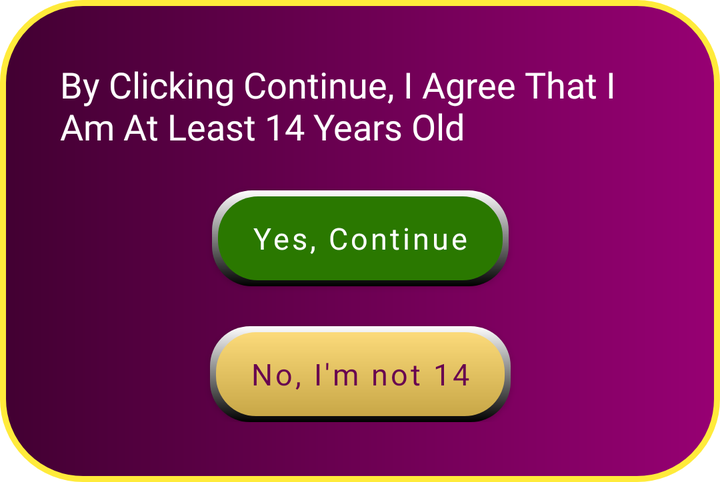
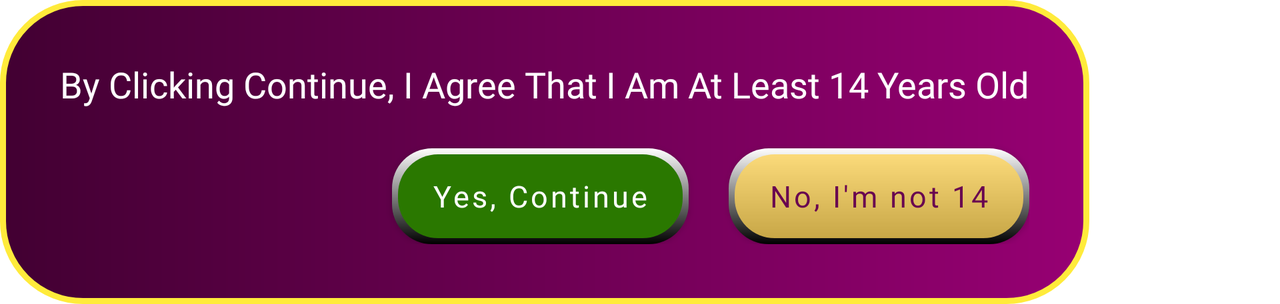

The same Android screen from two of the app's own layout files: first res/layout/ as a phone draws it, then the repository's variant for another configuration, drawn on a device whose configuration selects that folder. Both files follow.
<!-- AndroidManifest.xml: application theme Theme.InstaSleb -->
<!-- res/layout/custom_big_dialog.xml -->
<?xml version="1.0" encoding="utf-8"?>
<androidx.constraintlayout.widget.ConstraintLayout xmlns:android="http://schemas.android.com/apk/res/android"
    android:layout_width="wrap_content"
    android:layout_height="wrap_content"
    xmlns:app="http://schemas.android.com/apk/res-auto"
    android:background="@drawable/custom_background"
    android:padding="@dimen/big_dialog_box_padding">

    <TextView
        android:layout_width="match_parent"
        android:id="@+id/txt_description"
        android:layout_height="wrap_content"
        android:textSize="@dimen/big_dialog_txt_size"
        android:text="@string/big_dialog_description"
        android:textColor="@color/white"
        android:fontFamily="@font/merienda_medium"
        app:layout_constraintTop_toTopOf="parent"
        app:layout_constraintStart_toStartOf="parent"
        app:layout_constraintEnd_toEndOf="parent"
        />

    <Button
        android:id="@+id/yes_btn"
        android:layout_width="wrap_content"
        android:layout_height="wrap_content"
        android:text="@string/yes_continue"
        android:textAllCaps="false"
        android:paddingHorizontal="@dimen/btn_padding_hori"
        android:textColor="@color/white"
        android:textSize="@dimen/btn_txt_size"
        app:backgroundTint="#009F7E7E"
        app:backgroundTintMode="src_over"
        android:fontFamily="@font/merienda_black"
        android:elevation="@dimen/btn_elevation"
        android:foreground="?attr/selectableItemBackgroundBorderless"
        android:background="@drawable/yes_btn_background"
        app:layout_constraintTop_toBottomOf="@+id/txt_description"
        app:layout_constraintStart_toStartOf="parent"
        app:layout_constraintEnd_toEndOf="parent"
        android:layout_marginTop="@dimen/btn_margin_top"
        />
    <com.google.android.material.button.MaterialButton
        android:id="@+id/no_btn"
        android:layout_width="wrap_content"
        android:layout_height="wrap_content"
        android:text="@string/no_i_m_not_14"
        android:fontFamily="@font/merienda_black"
        android:textAllCaps="false"
        android:elevation="@dimen/btn_elevation"
        android:textSize="@dimen/btn_txt_size"
        android:textColor="@color/colorPrimary"
        app:backgroundTint="#009F7E7E"
        android:foreground="?attr/selectableItemBackgroundBorderless"
        app:backgroundTintMode="src_over"
        android:background="@drawable/no_btn_background"
        app:layout_constraintTop_toBottomOf="@+id/yes_btn"
        app:layout_constraintStart_toStartOf="parent"
        app:layout_constraintEnd_toEndOf="parent"
        android:paddingHorizontal="@dimen/btn_padding_hori"
        android:layout_marginTop="@dimen/btn_margin_top"
        />



</androidx.constraintlayout.widget.ConstraintLayout>
<!-- resources referenced by this layout -->
<resources>
  <color name="colorPrimary">#680350</color>
  <color name="white">#FFFFFFFF</color>
  <dimen name="big_dialog_box_padding">30dp</dimen>
  <dimen name="big_dialog_txt_size">18dp</dimen>
  <dimen name="btn_elevation">20dp</dimen>
  <dimen name="btn_margin_top">20dp</dimen>
  <dimen name="btn_padding_hori">20dp</dimen>
  <dimen name="btn_txt_size">15dp</dimen>
  <!-- drawable custom_background (drawable) -->
  <?xml version="1.0" encoding="utf-8"?>
  <shape xmlns:android="http://schemas.android.com/apk/res/android" >
  <corners android:radius="40dp"/>
  
      <stroke android:color="#FFEB3B"  android:width="3dp"/>
      <gradient android:angle="0" android:startColor="#420032" android:endColor="#970073"/>
  
  </shape>
  <!-- drawable no_btn_background (drawable) -->
  <?xml version="1.0" encoding="utf-8"?>
  <layer-list xmlns:android="http://schemas.android.com/apk/res/android">
      <item>
          <shape android:shape="rectangle">
  <corners android:radius="20dp"/>
              <gradient
                  android:startColor="@color/white"
                  android:endColor="@color/black"
                  android:angle="-90"/>
          </shape>
      </item>
      <item android:top="3dp" android:bottom="3dp" android:left="3dp" android:right="3dp">
          <shape android:shape="rectangle">
              <solid android:color="#C4FFD558" />
              <corners android:radius="20dp"/>
  
          </shape>
      </item>
  </layer-list>
  <!-- drawable yes_btn_background (drawable) -->
  <?xml version="1.0" encoding="utf-8"?>
  <layer-list xmlns:android="http://schemas.android.com/apk/res/android">
      <item>
          <shape android:shape="rectangle">
              <corners android:radius="20dp"/>
              <gradient
                  android:startColor="@color/white"
                  android:endColor="@color/black"
                  android:angle="-90" />
          </shape>
      </item>
      <item android:top="3dp" android:left="3dp" android:bottom="3dp" android:right="3dp">
          <shape android:shape="rectangle">
              <solid android:color="#2A7800" />
              <corners android:radius="20dp"/>
          </shape>
      </item>
  
  
  </layer-list>
  <string name="big_dialog_description">By Clicking Continue, I Agree That I Am At Least 14 Years Old</string>
  <string name="no_i_m_not_14">No, I\'m not 14</string>
  <string name="yes_continue">Yes, Continue</string>
  <style name="Theme.InstaSleb" parent="Base.Theme.InstaSleb" />
  <color name="black">#FF000000</color>
  <style name="Base.Theme.InstaSleb" parent="Theme.MaterialComponents.Light.NoActionBar">
          
          <item name="colorPrimary">@color/colorPrimary</item>
          <item name="colorPrimaryVariant">@color/colorPrimary</item>
         // <item name="colorOnPrimary">@color/white</item>
          
          <item name="colorSecondary">@color/colorPrimary</item>
          <item name="colorSecondaryVariant">@color/colorPrimaryVariant</item>
          <item name="colorOnSecondary">@color/black</item>
          
          <item name="android:statusBarColor">?attr/colorPrimaryVariant</item>
  
      </style>
  <color name="colorPrimaryVariant">@color/colorPrimary</color>
</resources>
<!-- res/layout-land/custom_big_dialog.xml (the repository's variant of the layout above) -->
<!-- drawn on the phone turned sideways -->
<?xml version="1.0" encoding="utf-8"?>
<androidx.constraintlayout.widget.ConstraintLayout xmlns:android="http://schemas.android.com/apk/res/android"
    android:layout_width="wrap_content"
    android:layout_height="wrap_content"
    xmlns:app="http://schemas.android.com/apk/res-auto"
    android:background="@drawable/custom_background"
    android:padding="@dimen/big_dialog_box_padding">

    <TextView
        android:layout_width="match_parent"
        android:id="@+id/txt_description"
        android:layout_height="wrap_content"
        android:textSize="@dimen/big_dialog_txt_size"
        android:text="By Clicking Continue, I Agree That I Am At Least 14 Years Old"
        android:textColor="@color/white"
        android:fontFamily="@font/merienda_medium"
        app:layout_constraintTop_toTopOf="parent"
        app:layout_constraintStart_toStartOf="parent"
        app:layout_constraintEnd_toEndOf="parent"
        />

    <com.google.android.material.button.MaterialButton
        android:id="@+id/yes_btn"
        android:layout_width="wrap_content"
        android:layout_height="wrap_content"
        android:layout_margin="@dimen/btn_margin"
        android:layout_marginTop="@dimen/btn_margin_top"
        android:background="@drawable/yes_btn_background"
        android:elevation="@dimen/btn_elevation"
        android:fontFamily="@font/merienda_black"
        android:foreground="?attr/selectableItemBackgroundBorderless"
        android:paddingHorizontal="@dimen/btn_padding_hori"
        android:text="@string/yes_continue"
        android:textAllCaps="false"
        android:textColor="@color/white"
        android:textSize="@dimen/btn_txt_size"
        app:backgroundTint="#009F7E7E"
        app:backgroundTintMode="src_over"
        app:layout_constraintEnd_toStartOf="@+id/no_btn"
        app:layout_constraintTop_toBottomOf="@+id/txt_description" />

    <com.google.android.material.button.MaterialButton
        android:id="@+id/no_btn"
        android:layout_width="wrap_content"
        android:layout_height="wrap_content"
        android:background="@drawable/no_btn_background"
        android:elevation="@dimen/btn_elevation"
        android:textSize="@dimen/btn_txt_size"
        android:fontFamily="@font/merienda_black"
        android:foreground="?attr/selectableItemBackgroundBorderless"
        android:paddingHorizontal="@dimen/btn_padding_hori"
        android:layout_marginTop="@dimen/btn_margin_top"
        android:text="@string/no_i_m_not_14"
        android:textAllCaps="false"
        android:textColor="@color/colorPrimary"
        app:backgroundTint="#009F7E7E"
        app:backgroundTintMode="src_over"
        app:layout_constraintEnd_toEndOf="parent"
        app:layout_constraintTop_toBottomOf="@+id/txt_description" />



</androidx.constraintlayout.widget.ConstraintLayout>
<!-- resources referenced by the variant -->
<!-- as the phone turned sideways resolves them -->
<resources>
  <color name="colorPrimary">#680350</color>
  <color name="white">#FFFFFFFF</color>
  <!-- from res/values-land/ -->
  <dimen name="big_dialog_box_padding">30dp</dimen>
  <!-- from res/values-land/ -->
  <dimen name="big_dialog_txt_size">18dp</dimen>
  <!-- from res/values-land/ -->
  <dimen name="btn_elevation">20dp</dimen>
  <!-- from res/values-land/ -->
  <dimen name="btn_margin">20dp</dimen>
  <!-- from res/values-land/ -->
  <dimen name="btn_margin_top">20dp</dimen>
  <!-- from res/values-land/ -->
  <dimen name="btn_padding_hori">20dp</dimen>
  <!-- from res/values-land/ -->
  <dimen name="btn_txt_size">15dp</dimen>
  <!-- drawable custom_background (drawable) -->
  <?xml version="1.0" encoding="utf-8"?>
  <shape xmlns:android="http://schemas.android.com/apk/res/android" >
  <corners android:radius="40dp"/>
  
      <stroke android:color="#FFEB3B"  android:width="3dp"/>
      <gradient android:angle="0" android:startColor="#420032" android:endColor="#970073"/>
  
  </shape>
  <!-- drawable no_btn_background (drawable) -->
  <?xml version="1.0" encoding="utf-8"?>
  <layer-list xmlns:android="http://schemas.android.com/apk/res/android">
      <item>
          <shape android:shape="rectangle">
  <corners android:radius="20dp"/>
              <gradient
                  android:startColor="@color/white"
                  android:endColor="@color/black"
                  android:angle="-90"/>
          </shape>
      </item>
      <item android:top="3dp" android:bottom="3dp" android:left="3dp" android:right="3dp">
          <shape android:shape="rectangle">
              <solid android:color="#C4FFD558" />
              <corners android:radius="20dp"/>
  
          </shape>
      </item>
  </layer-list>
  <!-- drawable yes_btn_background (drawable) -->
  <?xml version="1.0" encoding="utf-8"?>
  <layer-list xmlns:android="http://schemas.android.com/apk/res/android">
      <item>
          <shape android:shape="rectangle">
              <corners android:radius="20dp"/>
              <gradient
                  android:startColor="@color/white"
                  android:endColor="@color/black"
                  android:angle="-90" />
          </shape>
      </item>
      <item android:top="3dp" android:left="3dp" android:bottom="3dp" android:right="3dp">
          <shape android:shape="rectangle">
              <solid android:color="#2A7800" />
              <corners android:radius="20dp"/>
          </shape>
      </item>
  
  
  </layer-list>
  <string name="no_i_m_not_14">No, I\'m not 14</string>
  <string name="yes_continue">Yes, Continue</string>
  <style name="Theme.InstaSleb" parent="Base.Theme.InstaSleb" />
  <color name="black">#FF000000</color>
  <style name="Base.Theme.InstaSleb" parent="Theme.MaterialComponents.Light.NoActionBar">
          
          <item name="colorPrimary">@color/colorPrimary</item>
          <item name="colorPrimaryVariant">@color/colorPrimary</item>
         // <item name="colorOnPrimary">@color/white</item>
          
          <item name="colorSecondary">@color/colorPrimary</item>
          <item name="colorSecondaryVariant">@color/colorPrimaryVariant</item>
          <item name="colorOnSecondary">@color/black</item>
          
          <item name="android:statusBarColor">?attr/colorPrimaryVariant</item>
  
      </style>
  <color name="colorPrimaryVariant">@color/colorPrimary</color>
</resources>
